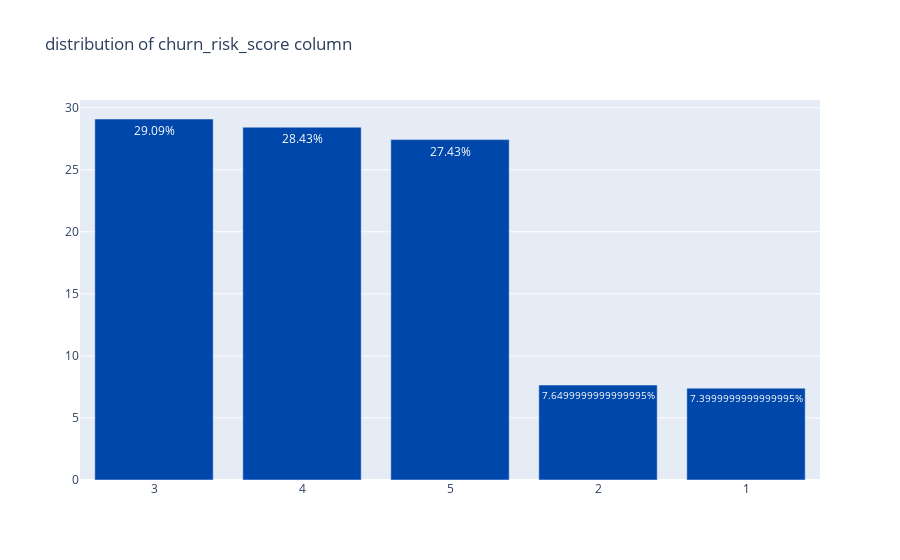

Notebook source saved alongside this figure:
### Code cell
plot_count_bar(attrition_data,"churn_risk_score")

### Figure 1 — Plotly figure (JSON) as saved in the notebook; plotly's stock layout.template omitted (floating-point values rounded to 4 significant figures)
{"data": [{"marker": {"color": "#0047AB"}, "text": ["29.09%", "28.43%", "27.43%", "7.6499999999999995%", "7.3999999999999995%"], "textposition": "auto", "type": "bar", "x": ["3", "4", "5", "2", "1"], "y": [29.09, 28.43, 27.43, 7.65, 7.4]}], "layout": {"title": {"text": "distribution of churn_risk_score column"}}}
